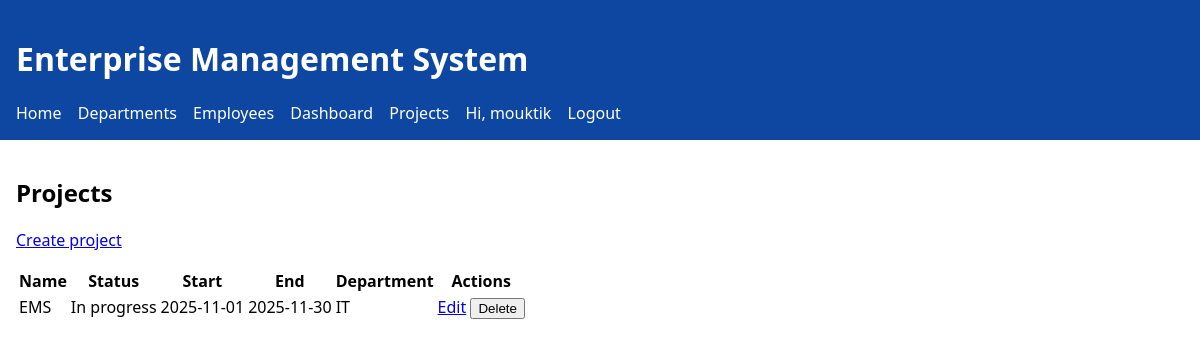
The page /projects/ (signed in) on the database its author committed.
### app/models.py (models this page shows, shortened)
class User(db.Model, UserMixin):
    id = db.Column(db.Integer, primary_key=True)
    username = db.Column(db.String(80), unique=True, nullable=False)
    email = db.Column(db.String(120), unique=True, nullable=False)
    password_hash = db.Column(db.String(256), nullable=False)

class Project(db.Model):
    id = db.Column(db.Integer, primary_key=True)
    name = db.Column(db.String(160), nullable=False)
    status = db.Column(db.String(32))
    start_date = db.Column(db.Date)
    end_date = db.Column(db.Date)
    department_id = db.Column(db.Integer, db.ForeignKey('department.id'))
    department = db.relationship('Department', backref=db.backref('projects', lazy=True))

class Department(db.Model):
    id = db.Column(db.Integer, primary_key=True)
    name = db.Column(db.String(120), unique=True, nullable=False)
    description = db.Column(db.Text)

### app/blueprints/projects/routes.py (the view)
@bp.route('/')
def list_projects():
    items = Project.query.order_by(Project.name.asc()).all()
    return render_template('projects/list.html', items=items)

### app/templates/projects/list.html
{% extends "base.html" %}
{% block content %}
<section>
  <h2>Projects</h2>
  <p><a href="{{ url_for('projects.create_project') }}">Create project</a></p>
  {% if items %}
  <table>
    <thead>
      <tr><th>Name</th><th>Status</th><th>Start</th><th>End</th><th>Department</th><th>Actions</th></tr>
    </thead>
    <tbody>
      {% for p in items %}
      <tr>
        <td>{{ p.name }}</td>
        <td>{{ p.status or '' }}</td>
        <td>{{ p.start_date or '' }}</td>
        <td>{{ p.end_date or '' }}</td>
        <td>{{ p.department.name if p.department else '' }}</td>
        <td>
          <a href="{{ url_for('projects.edit_project', id=p.id) }}">Edit</a>
          <form action="{{ url_for('projects.delete_project', id=p.id) }}" method="post" style="display:inline">
            <button type="submit">Delete</button>
          </form>
        </td>
      </tr>
      {% endfor %}
    </tbody>
  </table>
  {% else %}
  <p>No projects yet.</p>
  {% endif %}
</section>
{% endblock %}

### app/templates/base.html (shortened to what this page needs)
<!doctype html>
<html lang="en">
<head>
  <link rel="stylesheet" href="/static/css/app.css">
</head>
<body>
  <header class="site-header">
    <h1>Enterprise Management System</h1>
    <nav class="site-nav">
      <a href="/">Home</a>
      <a href="{{ url_for('departments.list_departments') }}">Departments</a>
      <a href="{{ url_for('employees.list_employees') }}">Employees</a>
      <a href="{{ url_for('dashboard.index') }}">Dashboard</a>
      <a href="{{ url_for('projects.list_projects') }}">Projects</a>
      {% if current_user.is_authenticated %}
        <span class="nav-user">Hi, {{ current_user.username }}</span>
        <a href="{{ url_for('auth.logout') }}">Logout</a>
      {% else %}
        <a href="{{ url_for('auth.login') }}">Login</a>
        <a href="{{ url_for('auth.register') }}">Register</a>
      {% endif %}
    </nav>
  </header>
  <main class="site-main">
    {% block content %}{% endblock %}
  </main>
</body>
</html>

### app/static/css/app.css (style rules this page uses)
body { font-family: system-ui, -apple-system, Segoe UI, Roboto, Arial, sans-serif; margin: 0; padding: 0; }
.site-header { background: #0d47a1; color: #fff; padding: 16px; }
.site-main { padding: 16px; }
.site-nav a { color: #fff; margin-right: 12px; text-decoration: none; }
.site-nav .nav-user { margin-right: 12px; }

### rows shown on the page
User: username "mouktik"
Project: name "EMS", status "In progress", start_date "2025-11-01", end_date "2025-11-30", department "IT"
